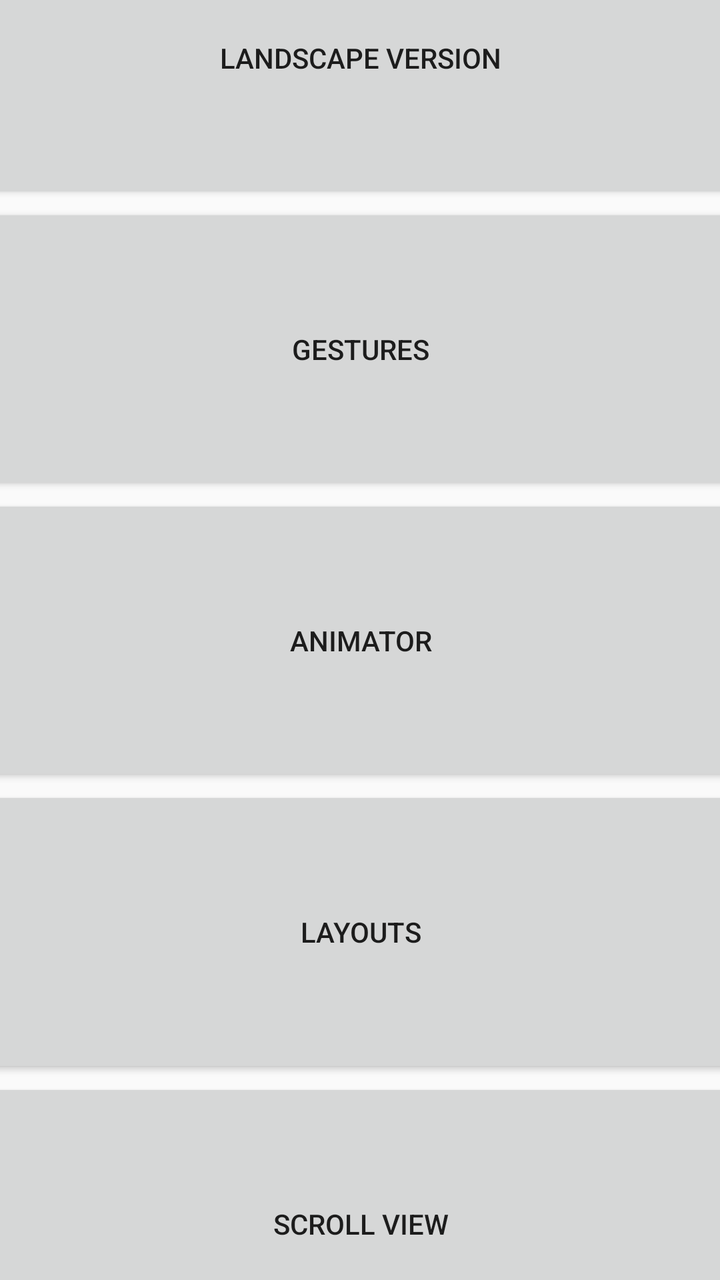
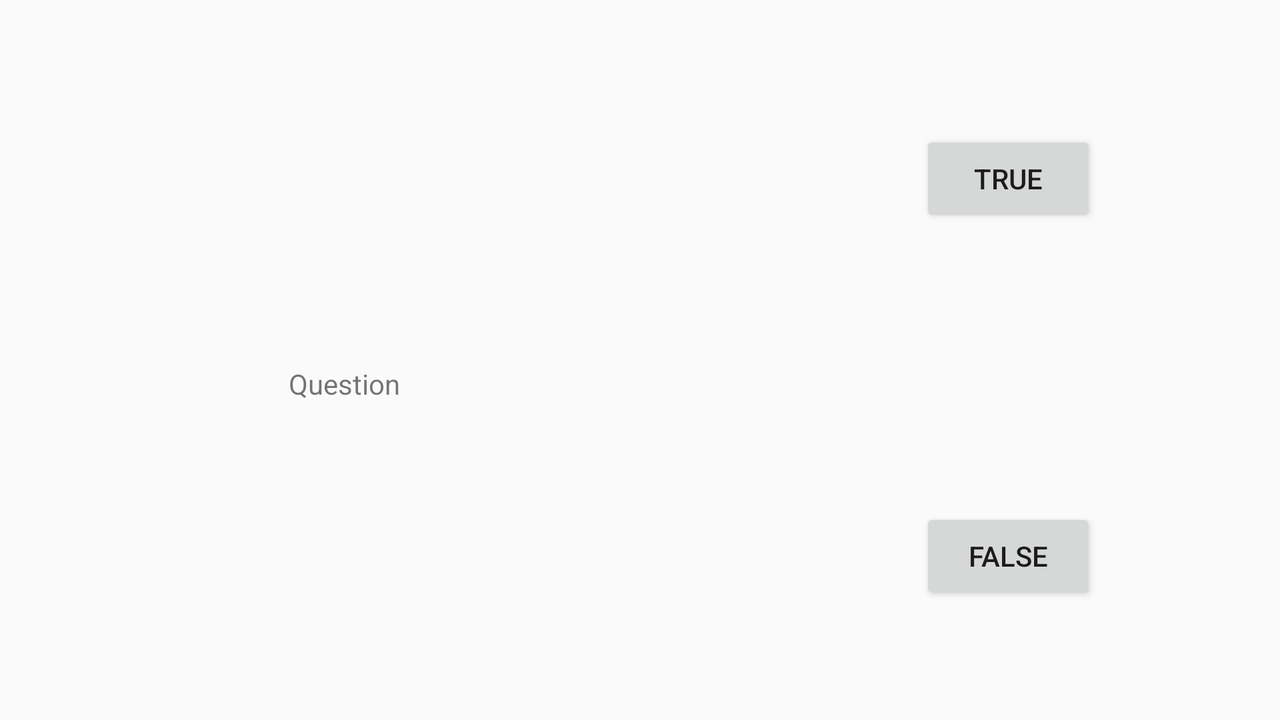

Two renders of one Android screen. The first uses the default layout on a phone; the second uses the alternative layout the repository ships for a different screen configuration, on a matching device. The two XML files are below.
<!-- AndroidManifest.xml: application theme Theme.TestApp -->
<!-- res/layout/activity_main.xml -->
<?xml version="1.0" encoding="utf-8"?>
<android.support.constraint.ConstraintLayout xmlns:android="http://schemas.android.com/apk/res/android"
    xmlns:app="http://schemas.android.com/apk/res-auto"
    xmlns:tools="http://schemas.android.com/tools"
    android:layout_width="match_parent"
    android:layout_height="match_parent">

    <LinearLayout
        android:layout_width="409dp"
        android:layout_height="729dp"
        android:orientation="vertical"
        app:layout_constraintBottom_toBottomOf="parent"
        app:layout_constraintEnd_toEndOf="parent"
        app:layout_constraintStart_toStartOf="parent"
        app:layout_constraintTop_toTopOf="parent">

        <Button
            android:id="@+id/landscapeButton"
            android:layout_width="match_parent"
            android:layout_height="wrap_content"
            android:layout_weight="1"
            android:onClick="selectActivity"
            android:text="Landscape version" />

        <Button
            android:id="@+id/gestureButton"
            android:layout_width="match_parent"
            android:layout_height="wrap_content"
            android:layout_weight="1"
            android:onClick="selectActivity"
            android:text="Gestures" />

        <Button
            android:id="@+id/animatorButton"
            android:layout_width="match_parent"
            android:layout_height="wrap_content"
            android:layout_weight="1"
            android:onClick="selectActivity"
            android:text="Animator" />

        <Button
            android:id="@+id/layoutsButton"
            android:layout_width="match_parent"
            android:layout_height="wrap_content"
            android:layout_weight="1"
            android:onClick="selectActivity"
            android:text="Layouts" />

        <Button
            android:id="@+id/scrollViewButton"
            android:layout_width="match_parent"
            android:layout_height="wrap_content"
            android:layout_weight="1"
            android:onClick="selectActivity"
            android:text="Scroll View" />

    </LinearLayout>
</android.support.constraint.ConstraintLayout>
<!-- resources referenced by this layout -->
<resources>
  <style name="Theme.TestApp" parent="Theme.AppCompat.Light.NoActionBar">
          
          <item name="colorPrimary">@color/purple_500</item>
          <item name="colorPrimaryDark">@color/purple_700</item>
          <item name="colorAccent">@color/teal_200</item>
          
      </style>
  <color name="purple_500">#FF6200EE</color>
  <color name="purple_700">#FF3700B3</color>
  <color name="teal_200">#FF03DAC5</color>
</resources>
<!-- res/layout-land/activity_main.xml (the repository's variant of the layout above) -->
<!-- drawn on the phone turned sideways -->
<?xml version="1.0" encoding="utf-8"?>
<android.support.constraint.ConstraintLayout xmlns:android="http://schemas.android.com/apk/res/android"
    xmlns:app="http://schemas.android.com/apk/res-auto"
    xmlns:tools="http://schemas.android.com/tools"
    android:layout_width="match_parent"
    android:layout_height="match_parent"
    tools:context=".MainActivity">

    <TextView
        android:id="@+id/question"
        android:layout_width="wrap_content"
        android:layout_height="wrap_content"
        android:text="Question"
        app:layout_constraintBottom_toBottomOf="parent"
        app:layout_constraintEnd_toEndOf="parent"
        app:layout_constraintHorizontal_bias="0.247"
        app:layout_constraintStart_toStartOf="parent"
        app:layout_constraintTop_toTopOf="parent"
        app:layout_constraintVertical_bias="0.535" />

    <Button
        android:id="@+id/trueButton"
        android:layout_width="wrap_content"
        android:layout_height="wrap_content"
        android:layout_marginEnd="92dp"
        android:text="True"
        app:layout_constraintBottom_toTopOf="@+id/question"
        app:layout_constraintEnd_toEndOf="parent"
        app:layout_constraintTop_toTopOf="parent"
        app:layout_constraintVertical_bias="0.487" />

    <Button
        android:id="@+id/falseButton"
        android:layout_width="wrap_content"
        android:layout_height="wrap_content"
        android:layout_marginEnd="92dp"
        android:text="False"
        app:layout_constraintBottom_toBottomOf="parent"
        app:layout_constraintEnd_toEndOf="parent"
        app:layout_constraintTop_toBottomOf="@+id/question"
        app:layout_constraintVertical_bias="0.477" />

</android.support.constraint.ConstraintLayout>
